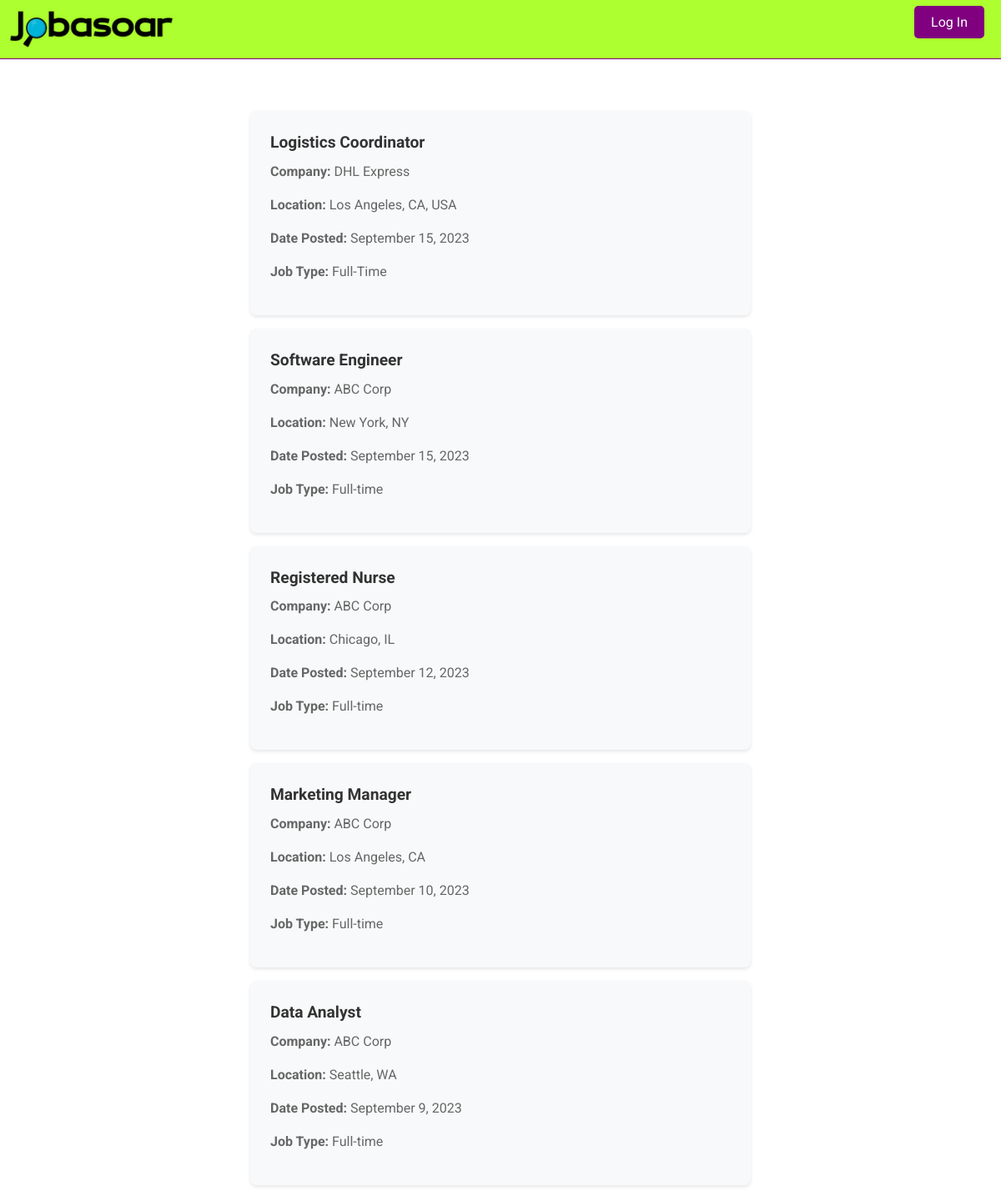
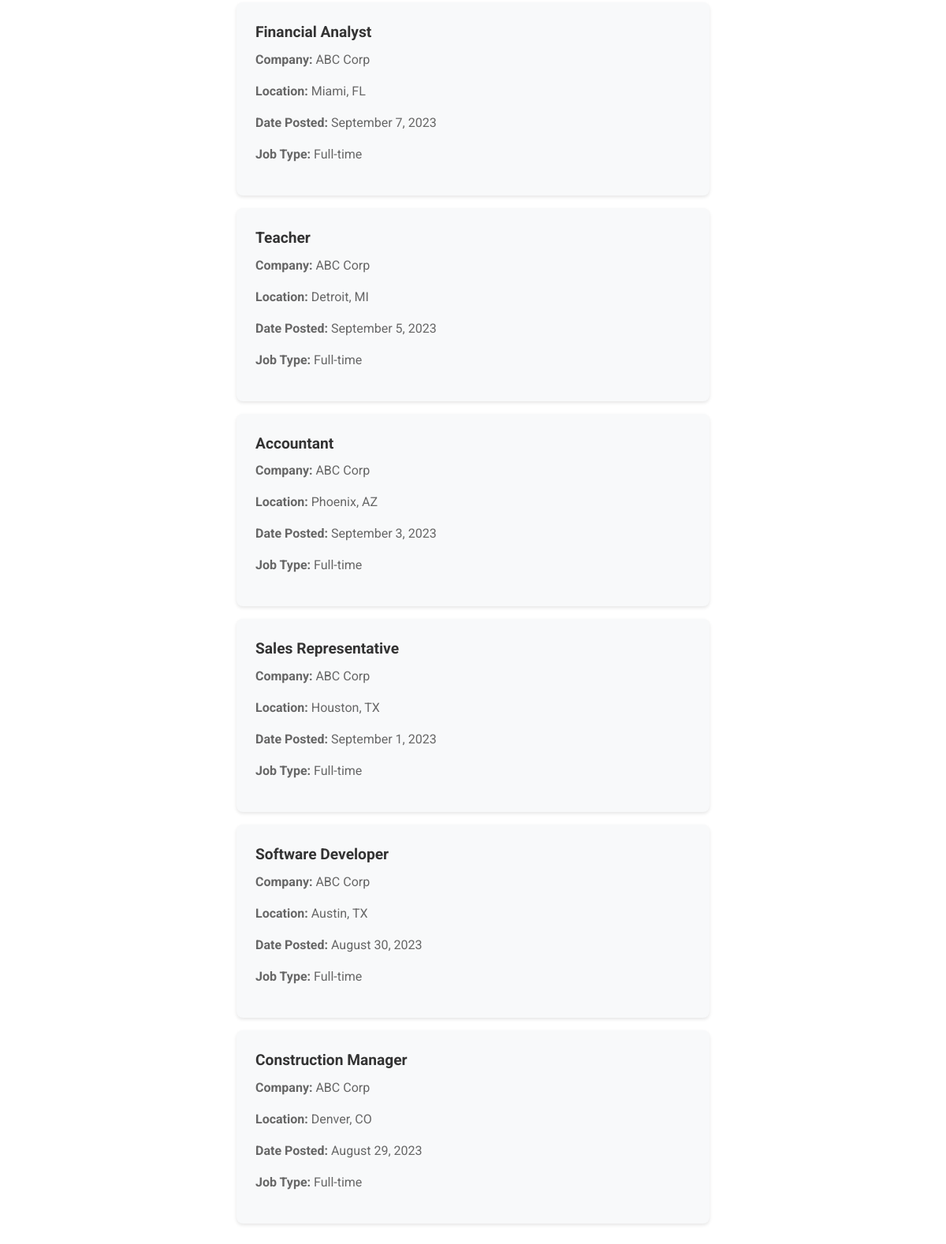
Screenshot of /jobs/ with the database file from the repository (2 pictures, top to bottom).
### core/models.py (models this page shows, shortened)
class Job(models.Model):
    JOB_TYPE_CHOICES = [
        ('full-time', 'Full-Time'),
        ('part-time', 'Part-Time'),
        ('hourly', 'Hourly'),
    ]
    xml_job_id = models.CharField(max_length=255, null=True, blank=True)  # New field to store job_id from XML
    title = models.CharField(max_length=255)
    description = models.TextField()
    employer = models.ForeignKey(Company, on_delete=models.CASCADE)
    location = models.CharField(max_length=255)
    date_posted = models.DateTimeField()
    promoted = models.BooleanField(default=False)
    apply_url = models.URLField(max_length=200)
    salary = models.CharField(max_length=255, null=True, blank=True)
    job_type = models.CharField(max_length=50, choices=JOB_TYPE_CHOICES)
    reference_id = models.CharField(max_length=16, default=create_reference_id, unique=True)  # Corrected the indentation

class Company(models.Model):
    name = models.CharField(max_length=255)
    created_at = models.DateTimeField(auto_now_add=True)
    xml_file = models.FileField(upload_to='xmls/', null=True, blank=True)

### core/views.py (the view)
# urls.py: path('jobs/', views.job_list, name='job_list'),
def job_list(request):
    jobs = Job.objects.all()
    return render(request, 'core/job_list.html', {'jobs': jobs})

### core/templates/core/job_list.html (shortened to what this page needs)
{% extends 'base.html' %}
{% block content %}
<div class="jobs-container">
    {% for job in jobs %}
        <a href="{% url 'job_detail' reference_id=job.reference_id %}" class="job-card">
            <div class="job-title">
                {{ job.title }}
            </div>
            <div class="job-details">
                <p><strong>Company:</strong> {{ job.employer.name }}</p>
                <p><strong>Location:</strong> {{ job.location }}</p>
                <p><strong>Date Posted:</strong> {{ job.date_posted|date:"F j, Y" }}</p>
                <p><strong>Job Type:</strong> {{ job.job_type }}</p>
            </div>
        </a>
    {% endfor %}
</div>
{% endblock %}

### core/templates/base.html (shortened to what this page needs)
<!DOCTYPE html>
<html>
{% load static %}
<head>
  <link rel="stylesheet" href="https://cdn.jsdelivr.net/npm/bootstrap@4.6.0/dist/css/bootstrap.min.css">
</head>
<body>
  <header>
    <a href="/">
      <img src="{% static 'logo.png' %}" alt="Logo" style="height: 50px;">
    </a>
    <nav>
      <ul>
        {% if request.user.is_authenticated %}
          <li style="display: inline; margin: 0 10px;">{{ request.user.username }}</li>
          <li style="display: inline; margin: 0 10px;">{{ request.user.email }}</li>
          <li style="display: inline; margin: 0 10px;"><a href="{% url 'logout' %}" style="color: white;">Log Out</a></li>
        {% else %}
          <li><a href="{% url 'login' %}" class="purple">Log In</a></li>
          {% endif %}
      </ul>
    </nav>
  </header>
  <main>
    {% block content %}{% endblock %}
  </main>
</body>
</html>

### core/templates/base.html (style rules this page uses)
body, html { background-color: white; color: purple; font-family: 'Roboto', sans-serif; }
header { display: flex; justify-content: space-between; align-items: center; border-bottom: 1px solid purple; padding: 10px; background-color: greenyellow; }
header nav ul { list-style-type: none; padding: 0; }
header nav ul li { display: inline; margin: 0 10px; }
header nav ul li a { color: white; padding: 10px 20px; border-radius: 5px; text-decoration: none; }
header nav ul li a.purple { background-color: purple; }
main { margin-top: 20px; padding: 10px; }
a { color: purple; }

### core/templates/core/job_list.html (style rules this page uses)
.jobs-container { display: flex; flex-direction: column; align-items: center; margin-top: 2em; }
.job-card { background-color: #f8f9fa; padding: 1.5em; margin-bottom: 1em; border-radius: 8px; box-shadow: 0 2px 4px rgba(0, 0, 0, 0.1); max-width: 600px; width: 100%; transition: transform 0.2s; text-decoration: none; }
.job-title { color: #333; font-weight: bold; font-size: 1.2em; }
.job-details { margin-top: 0.5em; color: #666; }

### rows the page displays
Job: title "Logistics Coordinator", employer.name "DHL Express", location "Los Angeles, CA, USA", date_posted "September 15, 2023", job_type "Full-Time"
Job: title "Software Engineer", employer.name "ABC Corp", location "New York, NY", date_posted "September 15, 2023", job_type "Full-time"
Job: title "Registered Nurse", employer.name "ABC Corp", location "Chicago, IL", date_posted "September 12, 2023", job_type "Full-time"
Job: title "Marketing Manager", employer.name "ABC Corp", location "Los Angeles, CA", date_posted "September 10, 2023", job_type "Full-time"
Job: title "Data Analyst", employer.name "ABC Corp", location "Seattle, WA", date_posted "September 9, 2023", job_type "Full-time"
Job: title "Financial Analyst", employer.name "ABC Corp", location "Miami, FL", date_posted "September 7, 2023", job_type "Full-time"
Job: title "Teacher", employer.name "ABC Corp", location "Detroit, MI", date_posted "September 5, 2023", job_type "Full-time"
Job: title "Accountant", employer.name "ABC Corp", location "Phoenix, AZ", date_posted "September 3, 2023", job_type "Full-time"
Job: title "Sales Representative", employer.name "ABC Corp", location "Houston, TX", date_posted "September 1, 2023", job_type "Full-time"
Job: title "Software Developer", employer.name "ABC Corp", location "Austin, TX", date_posted "August 30, 2023", job_type "Full-time"
Job: title "Construction Manager", employer.name "ABC Corp", location "Denver, CO", date_posted "August 29, 2023", job_type "Full-time"
